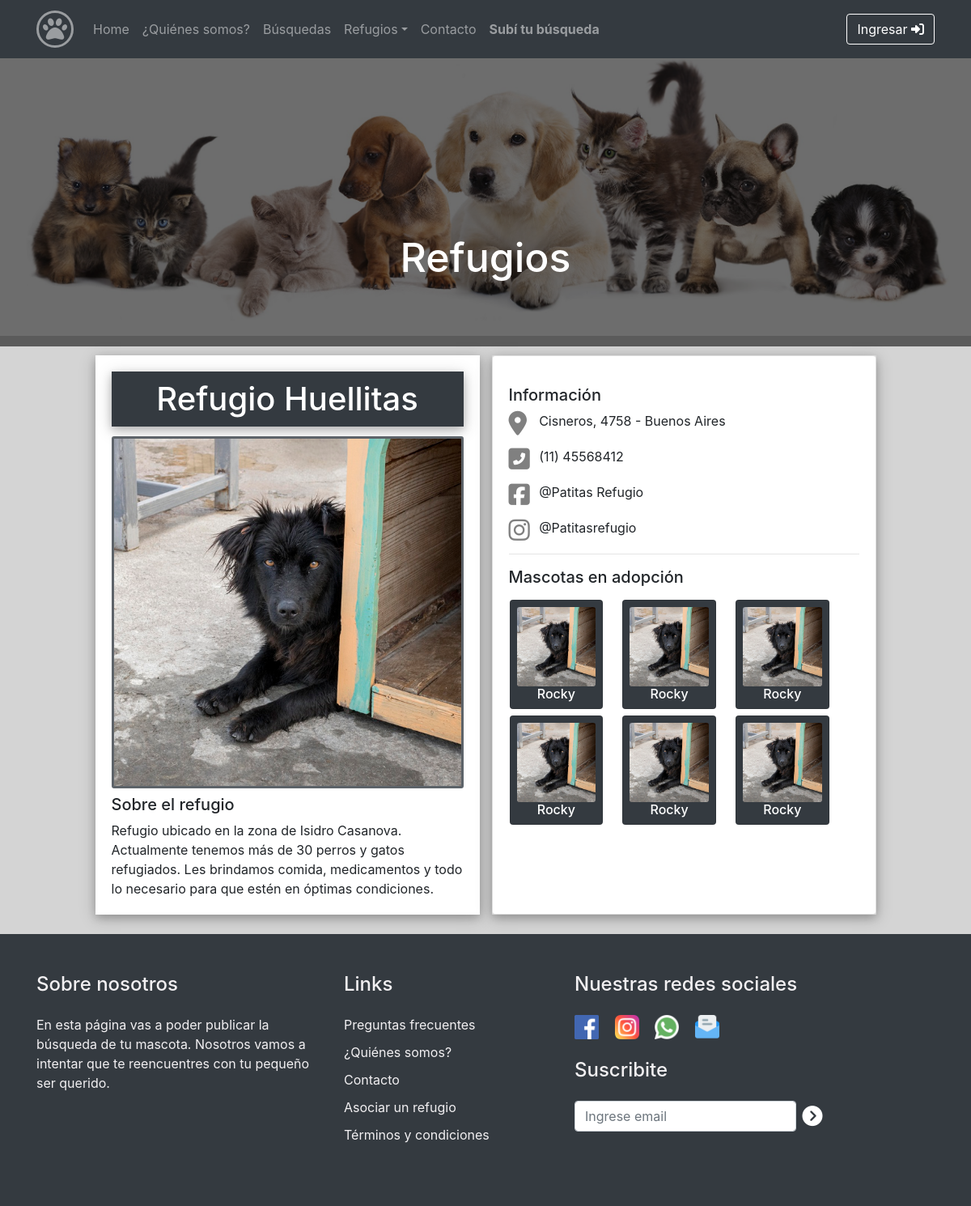
Page /refugios/10/ on the committed database.
### refugios/models.py (models this page shows, shortened)
class Refugio(models.Model):
    nombre = models.CharField(max_length=50)
    direccion = models.CharField(max_length=40, verbose_name="Domicilio")
    cp = models.IntegerField(verbose_name="Código Postal")
    localidad = models.CharField(max_length=40)
    provincia = models.CharField(max_length=40)
    telefono = models.IntegerField(verbose_name="Teléfono")
    codigoArea = models.IntegerField(verbose_name="Prefijo")
    celular = models.IntegerField(verbose_name="Celular")
    email = models.EmailField(verbose_name="Correo electrónico")
    confirmacionEmail = models.EmailField (verbose_name="Repita Correo electrónico")
    facebook = models.CharField(max_length=40, blank=True, null = True)
    instagram = models.CharField(max_length=40, blank=True, null = True)
    foto_refugio = models.ImageField(upload_to="refugios")
    descripcion = models.TextField()

### principal/views.py (the view)
# urls.py: path('refugios/<id>/', views.informacion_refugios),
def informacion_refugios(request, id):
    info_refugio = Refugio.objects.get(id=id)
    refugios = Refugio.objects.filter(id=id)
    newsletter = NewsletterForm()
    if request.method == 'POST':
        formularioNewsletter = NewsletterForm(data=request.POST)
        if formularioNewsletter.is_valid():
            formularioNewsletter.save()
        else:
            newsletter = formularioNewsletter
    return render(request, "principal/informacion_refugios.html", {'info_refugio': info_refugio, 'refugios': refugios,'newsletter': newsletter})

### principal/forms.py
class NewsletterForm(forms.ModelForm):
    email_newsletter = forms.CharField(widget=forms.EmailInput(attrs={'type':"email", 'class':"form-control", 'placeholder':"Ingrese email", 'aria-label':"Recipient's username", 'aria-describedby':"button-addon2",}))
    class Meta:
        model = Newsletter
        fields = ['email_newsletter',]

### principal/templates/principal/informacion_refugios.html (shortened to what this page needs)
{% extends "principal/index.html" %}
{% load static %}
{% block content %}
<br>
<div class="mt-4 contenedor_imagen pr-0 ">
    <div class="text-center fondo_banner p-0">
        <h1 class="texto_banner"> Refugios</h1>
    </div>
    <img src="{% static 'principal/img/429416-svetik_2560x1440.jpg' %}" class="imagen_banner">
</div>
<div class="container mt-4 mb-4 ">
    {% for refugio in refugios %}
    <div class="row justify-content-center">
        <div class="col-xl-5 col-lg-8 contenedor_imagen_refugio b-s">
            <h3 class="card-title nombre_refugio">{{refugio.nombre}}</h3>
            <img src="{{refugio.foto_refugio.url}}" class="card-img mb-2" alt="{{refugio.nombre}}"
                style="border-style: solid; border-width: 3px; border-color: #5d6369; ">
            <h5>Sobre el refugio </h5>
            {{refugio.descripcion}}
        </div>
        <div class="col-xl-5 col-lg-8 card_descripcion p-0 b-s">
            <div class="card col-md-12 p-0" style="background-color: white; height: 100%; width: 100%;">
                <div class="card-body">
                    <h5>Información </h5>
                    <div class="mb5">
                        <div class="w5 f-left mr-3">
                            <i class="fas fa-map-marker-alt icono_refugio"></i>
                        </div>
                        <div class="w95 ">
                            {{refugio.direccion}}, {{refugio.localidad}} -
                            {{refugio.provincia}}
                        </div>
                    </div>
                    <div class="mb5">
                        <div class="w5 f-left mr-3">
                            <i class="fas fa-phone-square-alt icono_refugio"></i>
                        </div>
                        <div class="w95 mb5">
                            ({{refugio.codigoArea}}) {{refugio.telefono}}
                        </div>
                    </div>
                    {% if refugio.facebook != "" %}
                    <div class="mb5">
                        <div class="w5 f-left mr-3">
                            <i class="fab fa-facebook-square icono_refugio"></i>
                        </div>
                        <div class="w95 mb5">
                            <a href="https://www.facebook.com/{{refugio.facebook}}" target="_blank"
                                class="link_refugio">
                                @{{refugio.facebook}}
                            </a>
                        </div>
                    </div>
                    {% endif %}
                    {% if refugio.instagram != "" %}
                    <div class="mb5">
                        <div class="w5 f-left mr-3">
                            <i class="fab fa-instagram icono_refugio"></i>
                        </div>
                        <div class="w95 mb5">
                            <a href="https://www.instagram.com/{{refugio.instagram}}" target="_blank"
                                class="link_refugio">
                                @{{refugio.instagram}}
                            </a>
                        </div>
                    </div>
                    {% endif %}
                    <hr>
                    <h5>Mascotas en adopción </h5>
                    <div class="row" style="text-align: center;">
                        <div class="card bg-dark text-white col-md-3 p-2 mr-4 ml-3 mt-2">
                            <img src="{{refugio.foto_refugio.url}}" class="card-img" alt="...">
                            <h5 class="card-title m-0" style="font-size: medium; text-align: center;" ;>Rocky</h5>
                        </div>
                        <div class="card bg-dark text-white  col-md-3  p-2 mr-4 mt-2">
                            <img src="{{refugio.foto_refugio.url}}" class="card-img" alt="...">
                            <h5 class="card-title m-0" style="font-size: medium; text-align: center;" ;>Rocky</h5>
                        </div>
                        <div class="card bg-dark text-white  col-md-3  p-2 mt-2">
                            <img src="{{refugio.foto_refugio.url}}" class="card-img" alt="...">
                            <h5 class="card-title m-0" style="font-size: medium; text-align: center;" ;>Rocky</h5>
                        </div>
                    </div>
                    <div class="row" style="text-align: center;">
                        <div class="card bg-dark text-white col-md-3 p-2 mr-4 ml-3 mt-2">
                            <img src="{{refugio.foto_refugio.url}}" class="card-img" alt="...">
                            <h5 class="card-title m-0" style="font-size: medium; text-align: center;" ;>Rocky</h5>
                        </div>
                        <div class="card bg-dark text-white  col-md-3  p-2 mr-4 mt-2">
                            <img src="{{refugio.foto_refugio.url}}" class="card-img" alt="...">
                            <h5 class="card-title m-0" style="font-size: medium; text-align: center;" ;>Rocky</h5>
                        </div>
                        <div class="card bg-dark text-white  col-md-3  p-2 mt-2">
                            <img src="{{refugio.foto_refugio.url}}" class="card-img" alt="...">
                            <h5 class="card-title m-0" style="font-size: medium; text-align: center;" ;>Rocky</h5>
                        </div>
                    </div>
                </div>
            </div>
        </div>
    </div>
</div>
{% endfor %}
{% endblock %}

### principal/static/principal/css/styles.css (style rules this page uses)
.imagen_banner { width: 100%; background-repeat:no-repeat; }
.contenedor_imagen { padding-right: 0px !important; padding-left: 0px !important; position: relative; }
.fondo_banner { background: rgba(12, 12, 12, 0.6); position: absolute; width: 100%; }
.texto_banner { width: 100%; color: white; padding-top: 20%; font-weight: 500; position: relative; font-size: 50px; }
.icono_refugio { color: grey ; margin-right: 15px; font-size: 30px; }
.w5 { width: 5%; }
.f-left { float: left; }
.w95 { width: 95%; }
.mb5 { margin-bottom: 20px; }
.link_refugio { text-decoration: none; color: #212529; }
.contenedor_imagen_refugio { margin-bottom: 20px; background-color: white; padding: 20px !important; }
.b-s { box-shadow: 0 4px 10px 0 rgb(0 0 0 / 20%), 0 4px 20px 0 rgb(0 0 0 / 19%)!important ; }
.card_descripcion { max-height: 544px; margin-left: 15px; }
.nombre_refugio { text-align: center; font-size: 40px; box-shadow: 0 4px 10px 0 rgb(0 0 0 / 20%), 0 4px 20px 0 rgb(0 0 0 / 19%)!important ; padding: 10px; background-color: #343a40; color: white; }
@media (min-width: 1200px) { .fondo_banner { height: 380px; } }
@media (min-width: 1200px) { .contenedor_imagen_refugio { margin-bottom: 0px; } }

### rows in the picture
Refugio: nombre "Refugio Huellitas", foto_refugio (picture), descripcion "Refugio ubicado en la zona de Isidro Casanova. Actualmente tenemos más de 30 perros y gatos refugiados. Les brindamos comida, medicamentos y todo lo necesario para que estén en óptimas condiciones.", direccion "Cisneros", localidad "4758", provincia "Buenos Aires", codigoArea "11", telefono "45568412", facebook "Patitas Refugio", instagram "Patitasrefugio"
